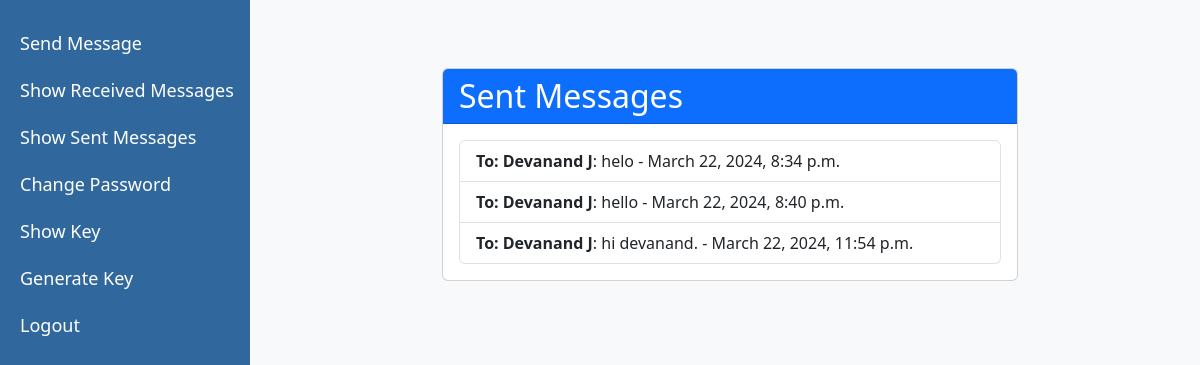
The app's page /user/get-sended-messages/ (signed in) with its own data.
### user/models.py (models this page shows, shortened)
class Message(models.Model):
    recipient = models.ForeignKey(CustomUser, on_delete = models.CASCADE, related_name='received_messages')
    sender = models.ForeignKey(CustomUser, on_delete = models.CASCADE, related_name='sent_messages')
    message = models.TextField()
    timestamp = models.DateTimeField(default = timezone.now)

class CustomUser(AbstractUser):
    username = models.CharField(
        max_length=150,
        unique=True,
        error_messages={
            'unique': "A user with that username already exists.",
        },
    )
    email = models.EmailField(unique = True)
    PKA = models.BooleanField(default=False)
    unique_id = models.UUIDField(default=uuid.uuid4,editable=False,null=True,blank=True)
    verified = models.BooleanField(null=True,blank=True)
    USERNAME_FIELD = 'username'

### user/views.py (the view)
# urls.py: path('get-sended-messages/', get_sended_messages, name='get_sended_messages'),
@login_required(login_url='/user/user-login/')
def get_sended_messages(request):
    try:
        user = request.user
        user = CustomUser.objects.get(username=user)
    except CustomUser.DoesNotExist:
        return JsonResponse({'data': 'User not found'})
    sended_messages = Message.objects.filter(sender=user)
    return render(request, 'sended_messages.html', {'sended_messages': sended_messages})

### user/templates/user/sended_messages.html (shortened to what this page needs)
<!DOCTYPE html>
<html lang="en">
<head>
    <link href="https://cdn.jsdelivr.net/npm/bootstrap@5.3.3/dist/css/bootstrap.min.css" rel="stylesheet">
</head>
<body>
    {% extends 'home.html' %}
    {% block content %}
    <div class="container mt-5">
        <div class="row justify-content-center">
            <div class="col-md-8">
                <div class="card">
                    <div class="card-header bg-primary text-white">
                        <h2 class="mb-0">Sent Messages</h2>
                    </div>
                    <div class="card-body">
                        {% if sended_messages %}
                            <ul class="list-group">
                                {% for message in sended_messages %}
                                    <li class="list-group-item">
                                        <strong>To: {{ message.recipient.username }}</strong>:
                                        {{ message.message }} - {{ message.timestamp }}
                                    </li>
                                {% endfor %}
                            </ul>
                        {% else %}
                            <p>No messages sent.</p>
                        {% endif %}
                    </div>
                </div>
            </div>
        </div>
    </div>
    {% endblock %}

### user/templates/user/home.html (shortened to what this page needs)
<!DOCTYPE html>
<html lang="en">
<head>
    <link href="https://cdn.jsdelivr.net/npm/bootstrap@5.3.3/dist/css/bootstrap.min.css" rel="stylesheet">
</head>
<body>
<div class="sidebar">
    <a href="{% url 'sent_message' %}">Send Message</a>
    <a href="{% url 'show_messages' %}">Show Received Messages</a>
    <a href="{% url 'get_sended_messages' %}">Show Sent Messages</a>
    <a href="{% url 'change_password' %}">Change Password</a>
    <a href="{% url 'show_key' %}">Show Key</a>
    <a href="{% url 'revoke_and_generate' %}">Generate Key</a>
    <a href="{% url 'user_logout' %}">Logout</a>
</div>
<div class="content">
    {% block content %}{% endblock %}
</div>
</body>
</html>

### user/templates/user/home.html (style rules this page uses)
body { background-color: #f8f9fa; }
.sidebar { height: 100%; width: 250px; position: fixed; top: 0; left: 0; background-color: #30679d; padding-top: 20px; padding-left: 10px; color: white; }
.sidebar a { padding: 10px; text-decoration: none; font-size: 18px; color: white; display: block; }
.content { margin-left: 260px; padding: 20px; }

### records on screen
Message: recipient.username "Devanand J", message "helo", timestamp "March 22, 2024, 8:34 p.m."
Message: recipient.username "Devanand J", message "hello", timestamp "March 22, 2024, 8:40 p.m."
Message: recipient.username "Devanand J", message "hi devanand.", timestamp "March 22, 2024, 11:54 p.m."
